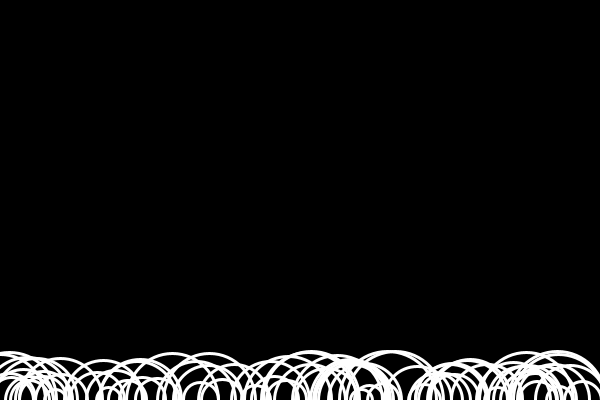
Frame 1 (no input)
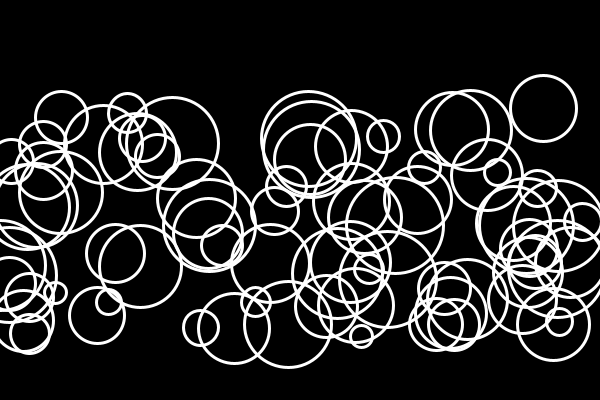
Frame 60 (the mouse pressed at the canvas centre just before this capture)
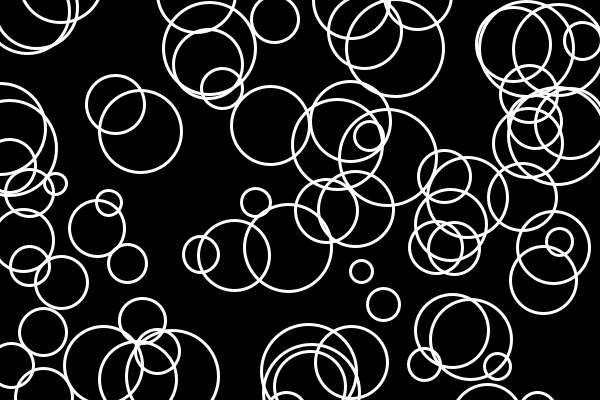
Frame 120 (the mouse held since frame 60 and released just before this capture)

The Processing sketch that drew these frames (run headless with seeded random() and noise(); from frame 60 on, the mouse is pressed at the canvas centre):

// Processing sketch: Bubbles__
// ── Bubbles__.pde
Bubble [] bubbles = new Bubble[75];

void setup() {
  size(600, 400);

  for (int i = 0; i < bubbles.length; i++) {
    bubbles[i] = new Bubble();
  }
}

void draw() {
  background(0);

  for (int i = 0; i < bubbles.length; i++) {
    bubbles[i].show();
    bubbles[i].ascend();
    bubbles[i].top();
  }
}

// ── Bubble.pde
class Bubble {
 
  float x;
  float xspeed;
  float y;
  float yspeed;
  float r;
  
  Bubble() {
    x = random(width);
    y = height - r;
    yspeed = random(1, 5);
    r = random(10, 50);
  }
  
  void show() {
   
    strokeWeight(3);
    stroke(255);
    noFill();
    ellipse(x, y, r * 2, r * 2);
  }
  
  void ascend() {
    
    y -= yspeed;
  }
  
  void top() {
   
    if (y <= -r) {
      y = height + r;
    }
  }
  
}
